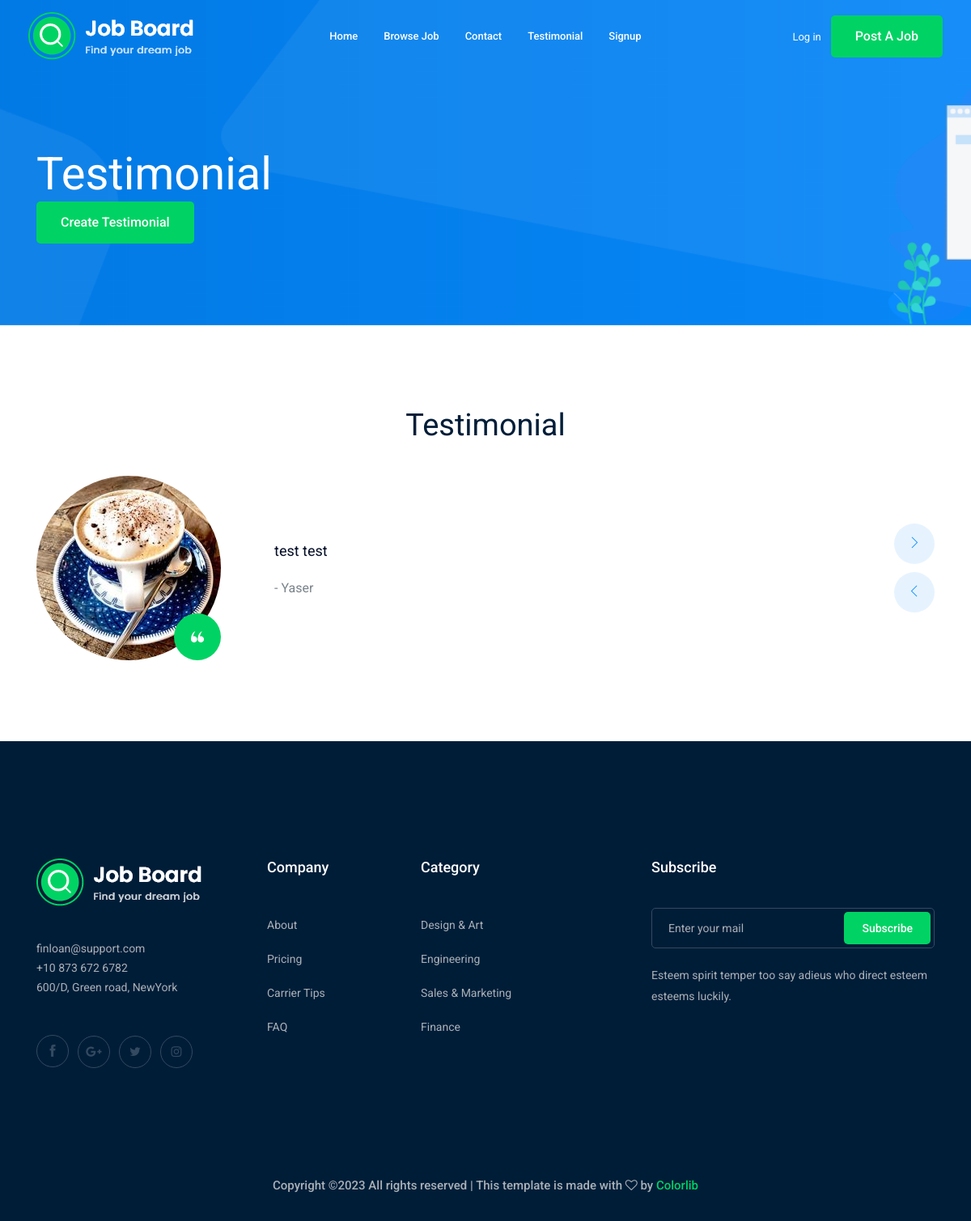
Page /testimonial/ on the committed database.
### home/models.py (models this page shows, shortened)
class Testimonial(models.Model):
    author = models.CharField(max_length=100)
    content = models.TextField()
    accepted = models.BooleanField(default=False)
    image = models.ImageField(upload_to='testimonial/', null=True, blank=True)

### home/views.py (the view)
# urls.py: path('testimonial/',views.testimonial,name="testimonial"),
def testimonial(request):
    testimonials = Testimonial.objects.filter(accepted=True)
    context = {'testimonials':testimonials}
    return render(request,'home/testimonial.html',context)

### home/templates/home/testimonial.html
{% extends 'base.html' %}
{% load static %}
{% block body %}
 <div class="bradcam_area bradcam_bg_1">
    <div class="container">
        <div class="row">
            <div class="col-xl-12">
                <div class="bradcam_text">
                    <h3>Testimonial</h3>
                    <a href="{% url 'home:create_testimonial' %}" class="boxed-btn3" type="submit"  >Create Testimonial</a>
                </div>
            </div>
        </div>
    </div>
</div>
<div class="testimonial_area  ">
    <div class="container">
        <div class="row">
            <div class="col-lg-12">
                <div class="section_title text-center mb-40">
                    <h3>Testimonial</h3>
                </div>
            </div>
            <div class="col-xl-12">
                <div class="testmonial_active owl-carousel">
                    {% for test in testimonials %}
                    <div class="single_carousel">
                        <div class="row">
                            <div class="col-lg-11">
                                <div class="single_testmonial d-flex align-items-center">
                                    <div class="thumb">
                                        <img src="{{ test.image.url }}" alt="try" width="228" height="228">
                                        <div class="quote_icon">
                                            <i class=" Flaticon flaticon-quote"></i>
                                        </div>
                                    </div>
                                    <div class="info">
                                        <p>{{test.content}}</p>
                                        <span>- {{test.author}}</span>
                                    </div>
                                </div>
                            </div>
                        </div>
                    </div>
                    {% endfor %}
                </div>
            </div>
        </div>
    </div>
</div>
{% endblock body %}

### rows in the picture
Testimonial: image (picture), content "test test", author "Yaser"
